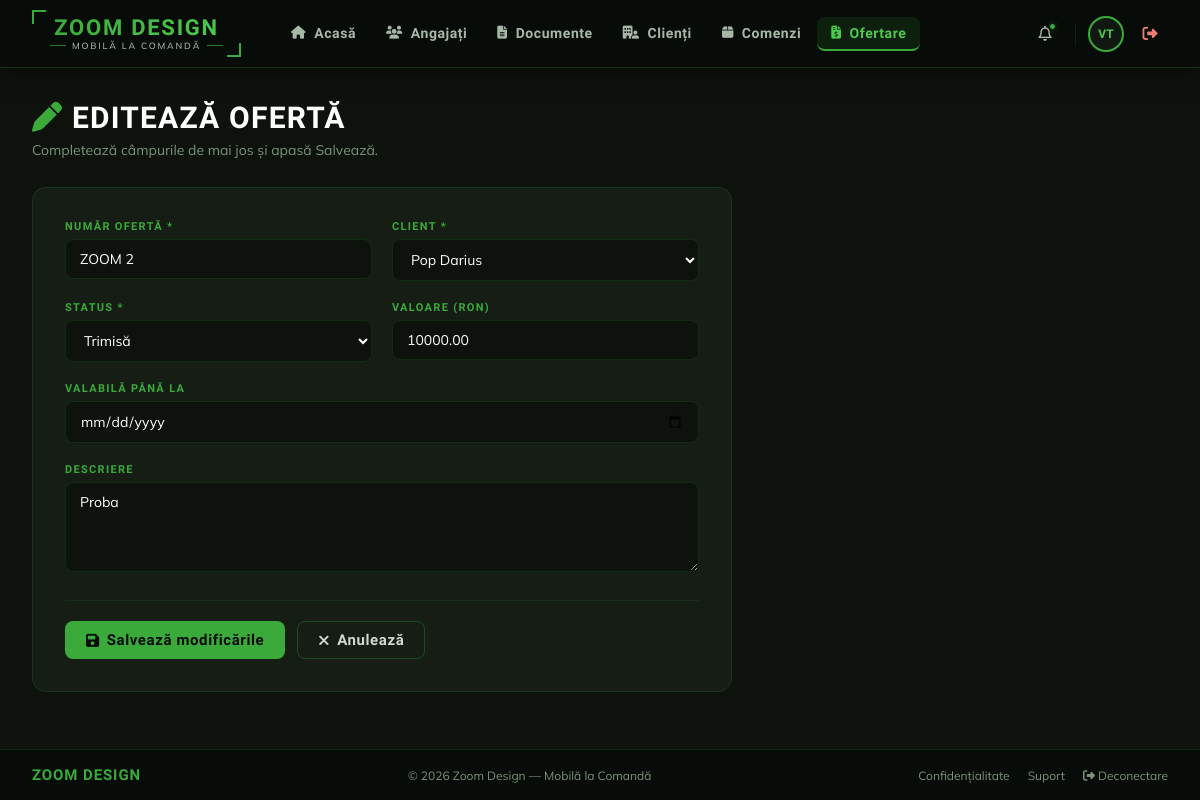
The page /ofertare/3/edit/ (signed in) on the database its author committed.
### ofertare/models.py (models this page shows, shortened)
class Oferta(models.Model):
    STATUS_CHOICES = [
        ('draft',      'Draft'),
        ('trimisa',    'Trimisă'),
        ('acceptata',  'Acceptată'),
        ('refuzata',   'Refuzată'),
    ]
    numar        = models.CharField(max_length=50, unique=True)
    client       = models.ForeignKey(Client, on_delete=models.CASCADE)
    descriere    = models.TextField(blank=True)
    status       = models.CharField(max_length=20, choices=STATUS_CHOICES, default='draft')
    data_oferta  = models.DateField(auto_now_add=True)
    valoare      = models.DecimalField(max_digits=10, decimal_places=2, default=0)
    valabila_pana = models.DateField(null=True, blank=True)
    class Meta:
        verbose_name = "Oferta"
        verbose_name_plural = "Oferte"
        ordering = ['-data_oferta']

### ofertare/views.py (the view, shortened to what this page needs)
# urls.py: path('<int:pk>/edit/', views.OfertaUpdateView.as_view(),  name='oferta_edit'),
class OfertaUpdateView(LoginRequiredMixin, UpdateView):
    model = Oferta
    template_name = 'ofertare/oferta_form.html'
    fields = ['numar', 'client', 'descriere', 'status', 'valoare', 'valabila_pana']
    success_url = reverse_lazy('ofertare')
    login_url = '/login/'

### templates/ofertare/oferta_form.html (shortened to what this page needs)
{% extends 'base.html' %}
{% block nav_ofertare %}active{% endblock %}
{% block content %}
<div class="form-page-header">
  <h1>
    {% if object %}<i class="fa-solid fa-pen" style="color:var(--green-mid);"></i> Editează ofertă
    {% else %}<i class="fa-solid fa-plus" style="color:var(--green-mid);"></i> Adaugă ofertă nouă{% endif %}
  </h1>
  <p>Completează câmpurile de mai jos și apasă Salvează.</p>
</div>
<div class="form-card">
  <form method="POST">
    <div class="form-grid">
      <div class="form-group">
        <label class="form-label">Număr ofertă *</label>
        <input class="form-input" type="text" name="numar" placeholder="ex: OFR-2501" value="{{ form.numar.value|default:'' }}" required/>
      </div>
      <div class="form-group">
        <label class="form-label">Client *</label>
        <select class="form-select" name="client" required>
          {% for client in form.client.field.queryset %}
          <option value="{{ client.pk }}" {% if form.client.value == client.pk %}selected{% endif %}>{{ client.nume }}</option>
          {% endfor %}
        </select>
      </div>
      <div class="form-group">
        <label class="form-label">Status *</label>
        <select class="form-select" name="status">
          <option value="trimisa"   {% if form.status.value == 'trimisa' %}selected{% endif %}>Trimisă</option>
        </select>
      </div>
      <div class="form-group">
        <label class="form-label">Valoare (RON)</label>
        <input class="form-input" type="number" step="0.01" name="valoare" placeholder="0.00" value="{{ form.valoare.value|default:'0' }}"/>
      </div>
      <div class="form-group full">
        <label class="form-label">Valabilă până la</label>
        <input class="form-input" type="date" name="valabila_pana" value="{{ form.valabila_pana.value|default:'' }}"/>
      </div>
      <div class="form-group full">
        <label class="form-label">Descriere</label>
        <textarea class="form-textarea" name="descriere" placeholder="Detalii despre ofertă...">{{ form.descriere.value|default:'' }}</textarea>
      </div>
    </div>
    <div class="form-actions">
      <button type="submit" class="btn btn-green">
        <i class="fa-solid fa-floppy-disk"></i>
        {% if object %}Salvează modificările{% else %}Adaugă oferta{% endif %}
      </button>
      <a href="{% url 'ofertare' %}" class="btn btn-outline"><i class="fa-solid fa-xmark"></i> Anulează</a>
    </div>
  </form>
</div>
{% endblock %}

### templates/base.html (shortened to what this page needs)
<!DOCTYPE html>
<html lang="ro">
<head>
  {% load static %}
  <link rel="stylesheet" href="https://cdnjs.cloudflare.com/ajax/libs/font-awesome/6.5.0/css/all.min.css"/>
</head>
<body>
  <header class="topbar">
    <div class="brand-logo">
      <div class="logo-box">
        <div class="logo-inner">
          <div class="logo-name">Zoom Design</div>
          <div class="logo-tagline">Mobilă la Comandă</div>
        </div>
      </div>
    </div>
    <nav class="topbar-nav">
      <a href="{% url 'home' %}"      class="nav-link {% block nav_home %}{% endblock %}"><i class="fa-solid fa-house"></i> Acasă</a>
      <a href="{% url 'angajati' %}"  class="nav-link {% block nav_angajati %}{% endblock %}"><i class="fa-solid fa-users"></i> Angajați</a>
      <a href="{% url 'documente' %}" class="nav-link {% block nav_documente %}{% endblock %}"><i class="fa-solid fa-file-lines"></i> Documente</a>
      <a href="{% url 'clienti' %}"   class="nav-link {% block nav_clienti %}{% endblock %}"><i class="fa-solid fa-building-user"></i> Clienți</a>
      <a href="{% url 'comenzi' %}"   class="nav-link {% block nav_comenzi %}{% endblock %}"><i class="fa-solid fa-box"></i> Comenzi</a>
      <a href="{% url 'ofertare' %}"  class="nav-link {% block nav_ofertare %}{% endblock %}"><i class="fa-solid fa-file-invoice-dollar"></i> Ofertare</a>
    </nav>
    <div class="topbar-right">
      <div class="tb-icon" title="Notificări">
        <i class="fa-regular fa-bell"></i>
        <span class="notif-dot"></span>
      </div>
      <div class="topbar-avatar" title="{{ user.get_full_name|default:user.username }}">
        {% if user.is_authenticated %}
          {{ user.first_name|first|upper }}{{ user.last_name|first|upper }}
        {% else %}
          <i class="fa-solid fa-user" style="font-size:11px"></i>
        {% endif %}
      </div>
      {% if user.is_authenticated %}
      <a href="{% url 'logout' %}" class="tb-icon" title="Deconectare" style="color:#e87d72;">
        <i class="fa-solid fa-right-from-bracket"></i>
      </a>
      {% endif %}
    </div>
  </header>
  <div class="page-wrap">
    <main class="page-content">
      {% block content %}{% endblock %}
    </main>
    <footer class="footer">
      <div class="footer-logo">ZOOM DESIGN</div>
      <span>&copy; {% now "Y" %} Zoom Design — Mobilă la Comandă</span>
      <div class="footer-links">
        <a href="#">Confidențialitate</a>
        <a href="#">Suport</a>
        <a href="{% url 'logout' %}"><i class="fa-solid fa-right-from-bracket"></i> Deconectare</a>
      </div>
    </footer>
  </div>
</body>
</html>

### templates/ofertare/oferta_form.html (style rules this page uses)
.form-page-header { margin-bottom:28px; }
.form-page-header h1 { font-family:'Rajdhani',sans-serif; font-size:30px; font-weight:700; color:var(--white); text-transform:uppercase; letter-spacing:0.04em; margin-bottom:6px; }
.form-page-header p { font-size:14px; color:var(--slate-400); }
.form-card { background:var(--dark-card); border:1px solid rgba(45,138,45,0.2); border-radius:14px; padding:32px; max-width:700px; }
.form-grid { display:grid; grid-template-columns:1fr 1fr; gap:20px; }
.form-grid .full { grid-column:1 / -1; }
.form-group { display:flex; flex-direction:column; gap:6px; }
.form-label { font-family:'Rajdhani',sans-serif; font-size:11px; font-weight:700; letter-spacing:0.12em; text-transform:uppercase; color:var(--green-mid); }
.form-input, .form-select, .form-textarea { background:var(--dark); border:1.5px solid rgba(45,138,45,0.2); border-radius:8px; padding:10px 14px; font-size:14px; font-family:'Mulish',sans-serif; color:var(--white); outline:none; transition:border-color 0.18s, box-shadow 0.18s; }
.form-input::placeholder, .form-textarea::placeholder { color:var(--slate-500); }
.form-select option { background:var(--dark); }
.form-textarea { resize:vertical; min-height:90px; }
.form-actions { display:flex; gap:12px; margin-top:28px; padding-top:20px; border-top:1px solid rgba(45,138,45,0.15); }

### rows shown on the page
Oferta: numar "ZOOM 2", status "Trimisă", valoare "10000.00", descriere "Proba"

### other values the page prints
{{ user.first_name|first|upper }} "V"
{{ user.last_name|first|upper }} "T"
form field client "Pop Darius"
